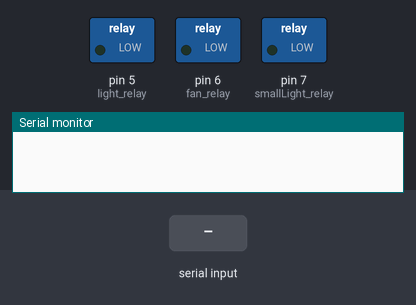
A sketch run on a simulated Arduino Uno, built with avr-gcc and run on an emulated ATmega328P. On the bench: switched loads named in the sketch (green lamp = pin HIGH), the last lines printed to the serial monitor. The inputs (shaded band) are chosen by the test bench.

Above: at 1.2 s.
1.3 s: "a" received over the second serial link
At 2.0 s:
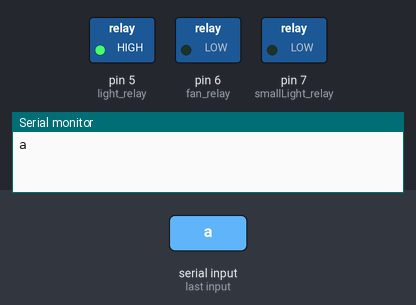
2.8 s: "c" received over the second serial link
At 3.2 s:
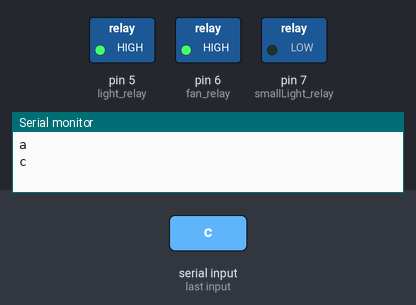
4.3 s: "b" received over the second serial link
At 5.5 s:
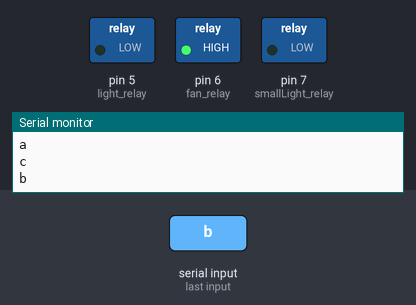
5.8 s: "e" received over the second serial link
At 6.6 s:
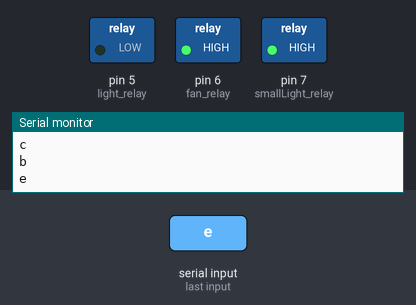
7.3 s: "d" received over the second serial link
At 7.8 s:
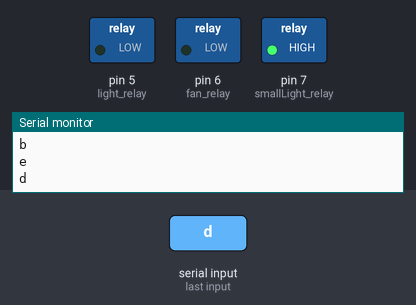
8.8 s: "a" received over the second serial link
At 10.1 s:
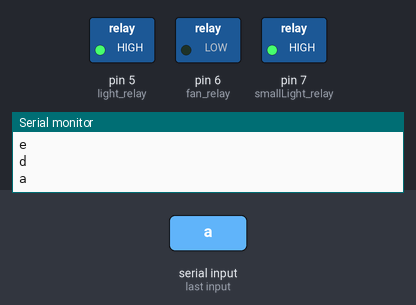
Timing chart, 0 to 11.3 s (numbered marks = the images above; inputs shaded):
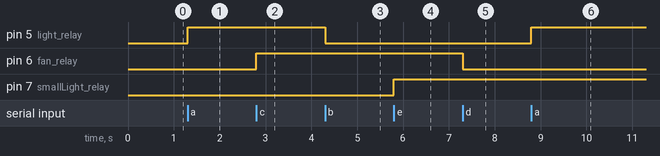

Measured:
- after the input at 1.3 s, pin 5 (light_relay): LOW → HIGH at once
- after the input at 2.8 s, pin 6 (fan_relay): LOW → HIGH at once
- after the input at 4.3 s, pin 5 (light_relay): HIGH → LOW at once
- after the input at 5.8 s, pin 7 (smallLight_relay): LOW → HIGH at once
- after the input at 7.3 s, pin 6 (fan_relay): HIGH → LOW at once
- after the input at 8.8 s, pin 5 (light_relay): LOW → HIGH at once

The sketch:

home_automation.ino
```cpp
#include <SoftwareSerial.h>

// Define Bluetooth RX and TX Pins
SoftwareSerial BT(2, 3);  // Use available digital pins instead of 0 and 1.

const int light_relay = 5 ;
const int fan_relay = 6 ;
const int smallLight_relay = 7 ;


void setup() {
  // Initialize Bluetooth Module
  pinMode(light_relay , OUTPUT);
  pinMode(fan_relay , OUTPUT);
  pinMode(smallLight_relay , OUTPUT);
  Serial.begin(9600);
  BT.begin(9600);

}

void loop() {
  if (BT.available()) {
    char Command = BT.read();
    Serial.println(Command);


    if(Command == 'a')
    digitalWrite(light_relay , 1);

    else if(Command == 'b')
    digitalWrite(light_relay , 0);

    else if(Command == 'c')
    digitalWrite(fan_relay , 1);

    else if(Command == 'd')
    digitalWrite(fan_relay , 0);

    else if(Command == 'e')
    digitalWrite( smallLight_relay , 1);

    else if(Command == 'f')
    digitalWrite( smallLight_relay , 0);


  }
}
```
